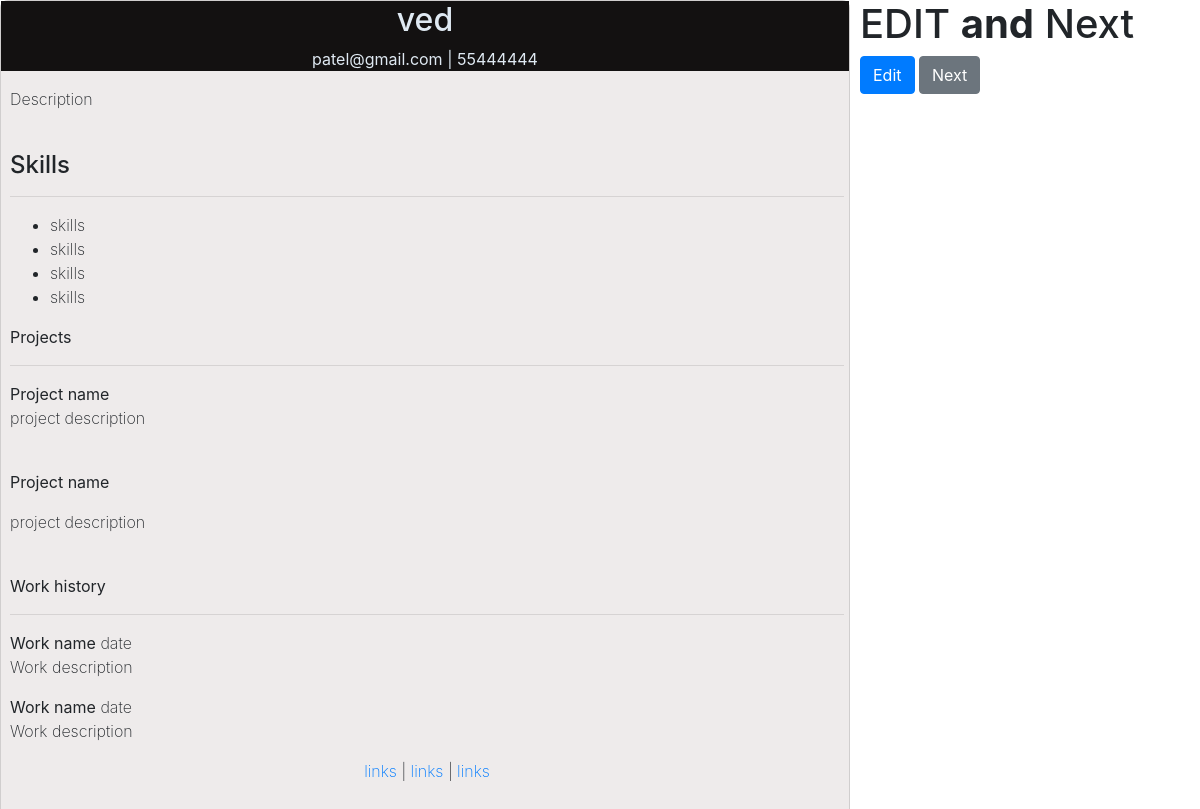
Before: /main/1 with the older database file.
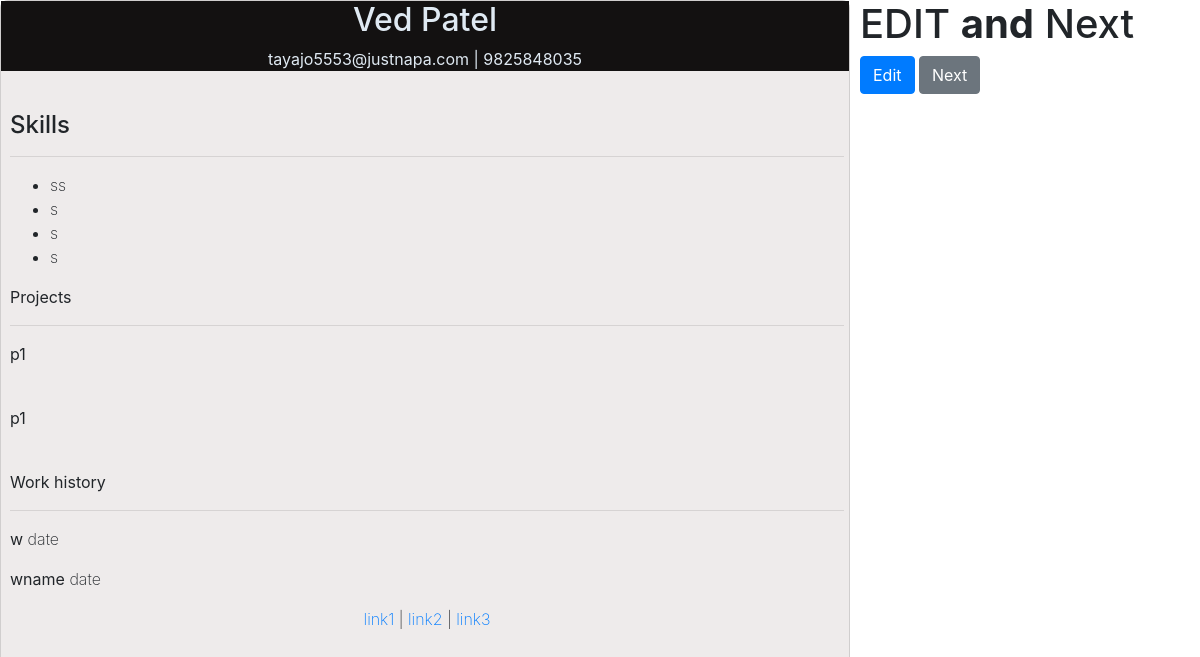
After: the same page with the newer database file.
### templates/models.py (models this page shows, shortened)
class Header_model(db.Model):
    __tablename__ = "Resume_header_model"
    Template_id = db.Column(db.Integer,primary_key = True)
    Full_name = db.Column(db.String(),nullable=False)
    email = db.Column(db.String(),nullable=False)
    phone = db.Column(db.BigInteger, nullable=False)

class Description_model(db.Model):
    __tablename__ = "Resume_description_model"
    description_id = db.Column(db.Integer,primary_key = True)
    User_Description = db.Column(db.String(),nullable = False)
    skills1 = db.Column(db.String(),nullable = False)
    skills2 = db.Column(db.String(),nullable = False)
    skills3 = db.Column(db.String(),nullable = False)
    skills4 = db.Column(db.String(),nullable = False)

class Project_model(db.Model):
    __tablename__ = "Project_model"
    project_id = db.Column(db.Integer,primary_key = True)
    Project_name1 = db.Column(db.String(),nullable = False)
    Project_name2 = db.Column(db.String(),nullable = False)
    Project_description1 = db.Column(db.String(),nullable = False)
    Project_description2 = db.Column(db.String(),nullable = False)

class Work_model(db.Model):
    __tablename__ = "Work_model"
    Work_id = db.Column(db.Integer,primary_key = True)
    Work_name1 = db.Column(db.String(),nullable = False)
    Work_name2 = db.Column(db.String(),nullable = False)
    Work_description1 = db.Column(db.String(),nullable = False)
    Work_description2 = db.Column(db.String(),nullable = False)

class web_link_model(db.Model):
    __tablename__ = "web_link_model"
    web_link_id = db.Column(db.Integer,primary_key = True)
    web_link1 = db.Column(db.String(),nullable = False)
    web_link2 = db.Column(db.String(),nullable = False)
    web_link3 = db.Column(db.String(),nullable = False)

### app.py (the view)
@app.route("/main/<int:header_id>")
def main(header_id):
    Header = Header_model.query.get_or_404(header_id)
    Description = Description_model.query.get_or_404(header_id)
    Project = Project_model.query.get_or_404(header_id)
    Work = Work_model.query.get_or_404(header_id)
    web_link = web_link_model.query.get_or_404(header_id)
    return render_template("main.html",
                           Header = Header,
                           Description = Description,
                           Project = Project,
                           Work = Work,
                           web_link = web_link,
                           header_id = header_id
                           )

### templates/main.html (shortened to what this page needs)
<!DOCTYPE html>
<html lang="en">
<head>
    <link
        rel="stylesheet"
        href="https://cdn.jsdelivr.net/npm/bootstrap@4.3.1/dist/css/bootstrap.min.css"
    />
    <link rel="stylesheet" href="{{ url_for('static', filename='css/Template.css') }}"/>
</head>
<body>
    <div class="main_container">
        <div class="card">
            <div class="resume_data">
                <header class="Resume_Data_header">
                    <h2> {{ Header.Full_name }} </h2>
                    <p class="detail_header">
                        <b>{{ Header.email }}  | {{ Header.phone }}</b>
                    </p>
                </header>
                <div class="Resume_Data_body">
                    <p>
                        {{ Description.User_Description }}
                    </p>
                    <br />
                    <h4>Skills</h4>
                    <hr />
                    <ul>
                        <li>{{ Description.skills1 }}</li>
                        <li>{{ Description.skills2 }}</li>
                        <li>{{ Description.skills3 }}</li>
                        <li>{{ Description.skills4 }}</li>
                    </ul>
                    <div class="project_container">
                        <p><b>Projects</b></p>
                        <hr />
                        <b>{{ Project.Project_name1 }}</b><br />
                        <p>{{ Project.Project_description1 }}</p>
                    </div><br>
                    <p>
                        <b>{{ Project.Project_name2 }}</b><br />
                        <p>{{ Project.Project_description2 }}</p>
                    </p>
                    <br />
                    <p><b>Work history</b></p>
                    <hr />
                    <div class="work_history_continer">
                        <span>
                            <b>{{ Work.Work_name1 }}</b>
                            <span>date</span>
                        </span>
                        <p>{{ Work.Work_description1 }}</p>
                    </div>
                    <div class="work_history_continer">
                        <span>
                            <b>{{ Work.Work_name2 }}</b>
                            <span>date</span>
                        </span>
                        <p>{{ Work.Work_description2 }}</p>
                    </div>
                    <div class="link_body">
                        <span><a href="#">{{ web_link.web_link1 }}</a></span> |
                        <span><a href="#">{{ web_link.web_link2 }}</a></span> |
                        <span><a href="#">{{ web_link.web_link3 }}</a></span>
                    </div>
                </div>
            </div>
          </div>
          <div class="rightside_container">
            <h1>EDIT <b>and</b> Next </h1>
            <a href="/edit_page/{{header_id}}" class="btn btn-primary">Edit</a>
            <button type="button" class="btn btn-secondary">Next</button>
          </div>
        </div>
</body>
</html>

### static/css/Template.css (style rules this page uses)
.main_container { display: grid; grid-template-columns: 1fr 1fr; gap: 10px; font-family: "Inter", sans-serif; font-optical-sizing: auto; font-weight: 200; font-style: normal; }
.card { width: 850px; height: 1190px; background-color: #eeebeb; border-radius: 8px; }
.Resume_Data_header { background-color: rgb(19, 17, 17); color: rgb(223, 233, 242); text-align: center; }
.Resume_Data_body { padding: 0px 5px 6px 9px; }
.link_body { text-align: center; }

Changed rows visible on the page:
changed Header_model: Full_name "ved" → "Ved Patel"; email "patel@gmail.com" → "tayajo5553@justnapa.com"; phone "55444444" → "9825848035"
changed Description_model: skills1 "skills" → "ss"; skills2 "skills" → "s"; skills3 "skills" → "s"; skills4 "skills" → "s"; User_Description "Description" → (not shown)
changed Project_model: Project_name1 "Project name" → "p1"; Project_name2 "Project name" → "p1"; Project_description1 "project description" → (not shown); Project_description2 "project description" → (not shown)
changed Work_model: Work_name1 "Work name" → "w"; Work_name2 "Work name" → "wname"; Work_description1 "Work description" → (not shown); Work_description2 "Work description" → (not shown)
changed web_link_model: web_link1 "links" → "link1"; web_link2 "links" → "link2"; web_link3 "links" → "link3"
